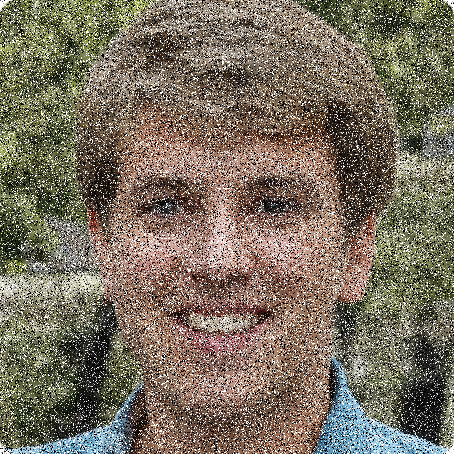
#> input picture codes/Question3/test3.png, 454 x 454 px, given in place of Image_1.png, which was not available
$ jupyter execute --allow-errors 'Auto-associative Network.ipynb'
#> lines starting #> are read from the running program, lines starting #| are printed output that depends on the picture; pictures that were not available may be replaced by others from this repository, and a replacement may not be noted
[cell 1]
import matplotlib.image as mpimg
import matplotlib.pyplot as plt

# Read Images
img1 = mpimg.imread('Image_1.png')
#> img1 is the input picture: shape (454, 454, 4) float32; mean R, G, B, A 0.48, 0.439, 0.375, 1
img2 = mpimg.imread('Image_2.png')
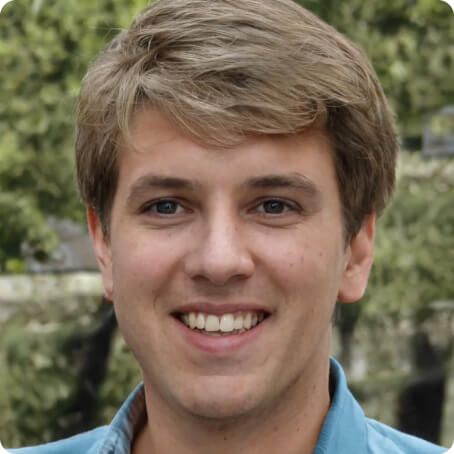
#> input picture codes/Question3/train.jpg, 454 x 454 px, given in place of Image_2.png, which was not available
#> img2 is the input picture: shape (454, 454, 3); mean R, G, B 120.6, 107.4, 86.5
img3 = mpimg.imread('Image_3.png')
Inputs = [img1, img2, img3]

[cell 2]
from skimage import color
import numpy as np
def normalize(image):
  gray_img = color.rgb2gray(image)
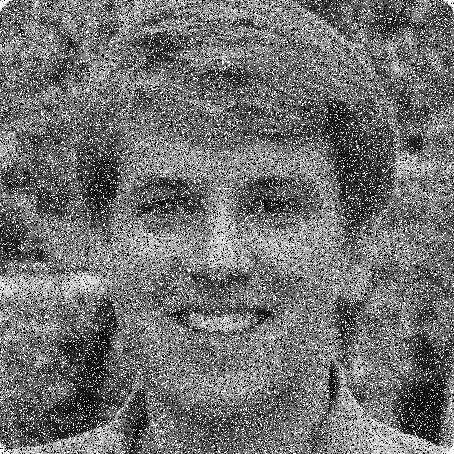
#> gray_img: shape (454, 454) float32; min 0, max 1, mean 0.443
  temp = np.where(gray_img > 0, -1, gray_img)
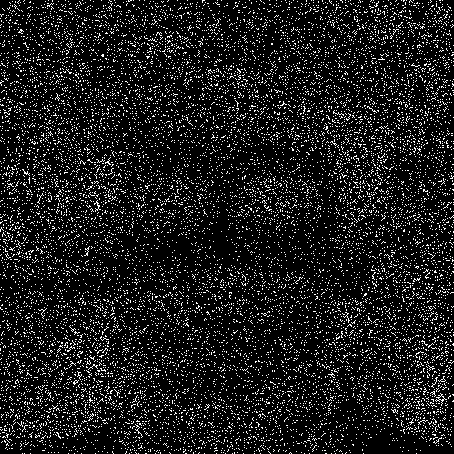
#> temp: shape (454, 454) float32; values -1 (black) and 0 (white), 11.2% white in thin lines or dots
  normal_img = np.where(temp == 0, 1, temp)
#> normal_img: shape (454, 454) float32; values -1 (black) and 1 (white), 11.2% white in thin lines or dots
  return normal_img

[cell 3]
img1_normal = normalize(img1)
img2_normal = normalize(img2)
#> in normalize (call 2), `gray_img = color.rgb2gray(image)`:
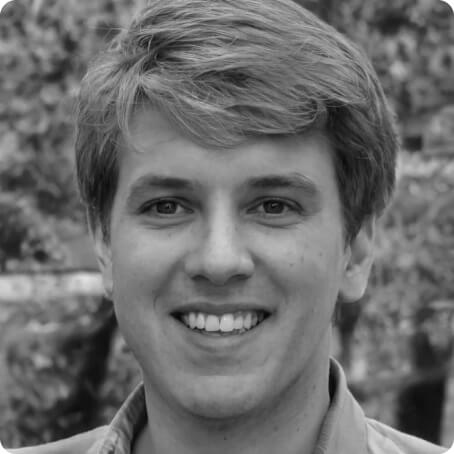
#> gray_img: shape (454, 454) float64; min 0.0232, max 1, mean 0.426
#> in normalize (call 2), `temp = np.where(gray_img > 0, -1, gray_img)`: temp: shape (454, 454) float64; every value is -1
